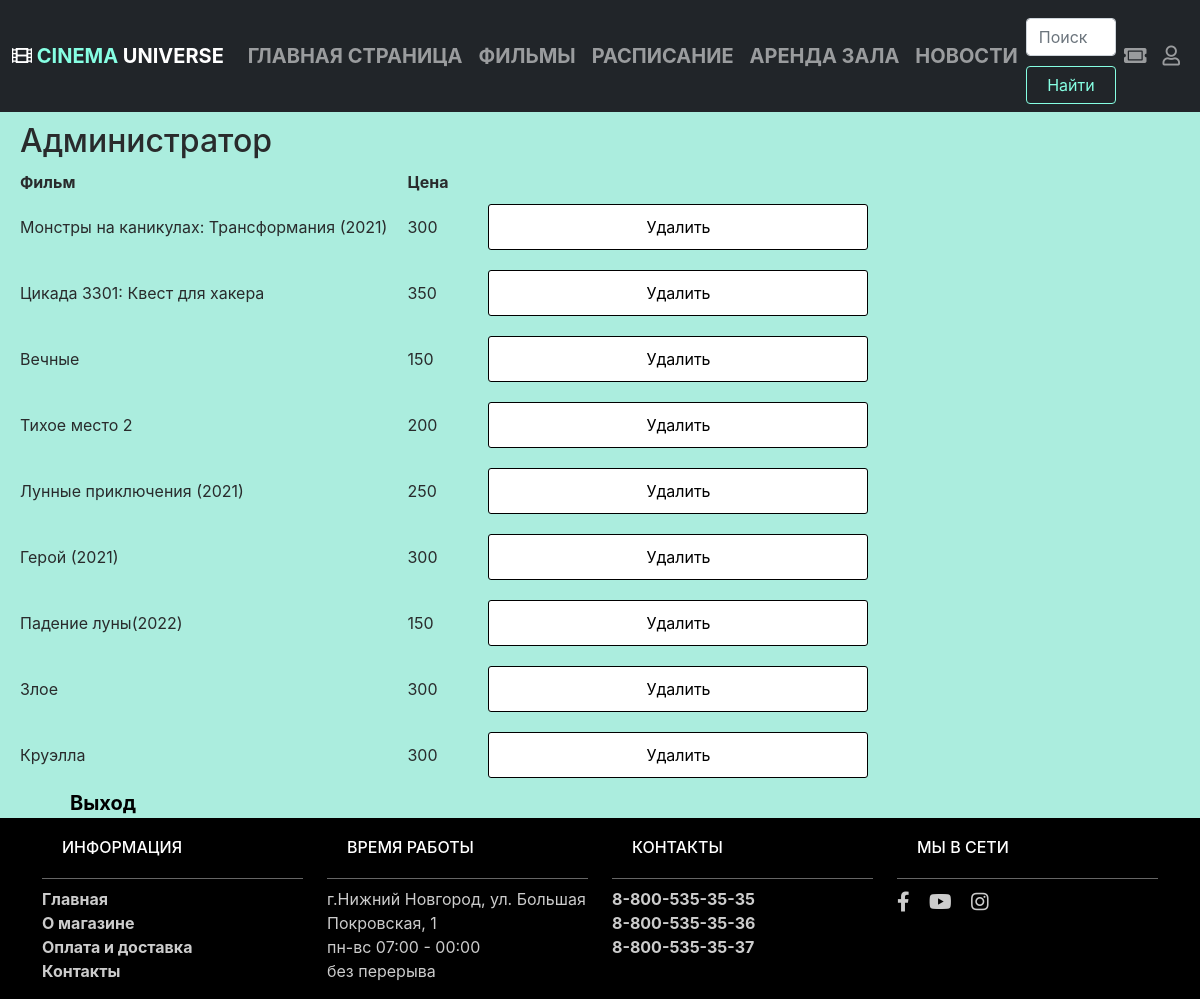
/index.php?page=admin (signed in), run on the app's committed database.
### tables this page shows
CREATE TABLE `films` (
  `id` int NOT NULL,
  `name` varchar(50) NOT NULL,
  `genre` int NOT NULL,
  `age` int NOT NULL,
  `descr` text NOT NULL,
  `imgs` varchar(40) NOT NULL,
  `price` int NOT NULL,
  `daytime` datetime DEFAULT NULL
);

### authorization/admin.php (the view, shortened to what this page needs)
<!DOCTYPE html>
<html>
<head>
</head>
<body>
    <div class="admin">
    <form >
        <h2 style="margin: 10px 0;"><?= $_SESSION['user']['full_name'] ?></h2>
</form>
<?php
    echo "<table><tr><th>Фильм</th><th>Цена</th><th></th></tr>";
    foreach($sql as $row){
        echo "<tr>";
            echo "<td>" . $row["name"] . "</td>";
            echo "<td>" . $row["price"] . "</td>";
            echo "<td><form action='delete.php' method='post'>
                        <input type='hidden' name='id' value='" . $row["id"] . "' />
                        <input type='submit' class='butreg' value='Удалить'>
                   </form></td>";
        echo "</tr>";
    }
    echo "</table>";
?>
        <a href="authorization/handler_form/logout.php" class="logout">Выход</a>
   </div>
</body>
</html>

### styles/site.css (style rules this page uses)
body, html { background-color: #000; color: #5e5e5e; font-family: "Open Sans", sans-serif; }
html { height: 100%; }
body { position: relative; margin: 0; min-height: 100%; }

### styles/basket.css (style rules this page uses)
body { font-family: -apple-system,system-ui,BlinkMacSystemFont,"Segoe UI",Roboto,"Helvetica Neue",Arial,sans-serif; font-size: 16px; font-weight: 400; line-height: 1.5; color: #292b2c; }

### authorization/css/main.css (style rules this page uses)
* { margin: 0; padding: 0; box-sizing: border-box; }
a { color: #7c9ab7; font-weight: bold; text-decoration: none; }
.admin { background-color: #abedde; }
.admin td { padding-left: 20px; }
.admin th { padding-left: 20px; }
.admin form { padding-left: 20px; }
form { display: flex; flex-direction: column; width: 400px; }
input { margin: 10px 0; padding: 10px; border-radius: 3px; outline: none; }
.logout { color: #000; font-size: 20px; margin-left: 50px; padding: 20px; }
.butreg { color: #000; background: #fff; border-radius: 3px; border: 0.5px solid #000; }

### data on the page
films: name "Монстры на каникулах: Трансформания (2021)", price "300"
films: name "Цикада 3301: Квест для хакера", price "350"
films: name "Вечные", price "150"
films: name "Тихое место 2", price "200"
films: name "Лунные приключения (2021)", price "250"
films: name "Герой (2021)", price "300"
films: name "Падение луны(2022)", price "150"
films: name "Злое", price "300"
films: name "Круэлла", price "300"

### other printed values
$_SESSION['user']['full_name'] "Администратор"
